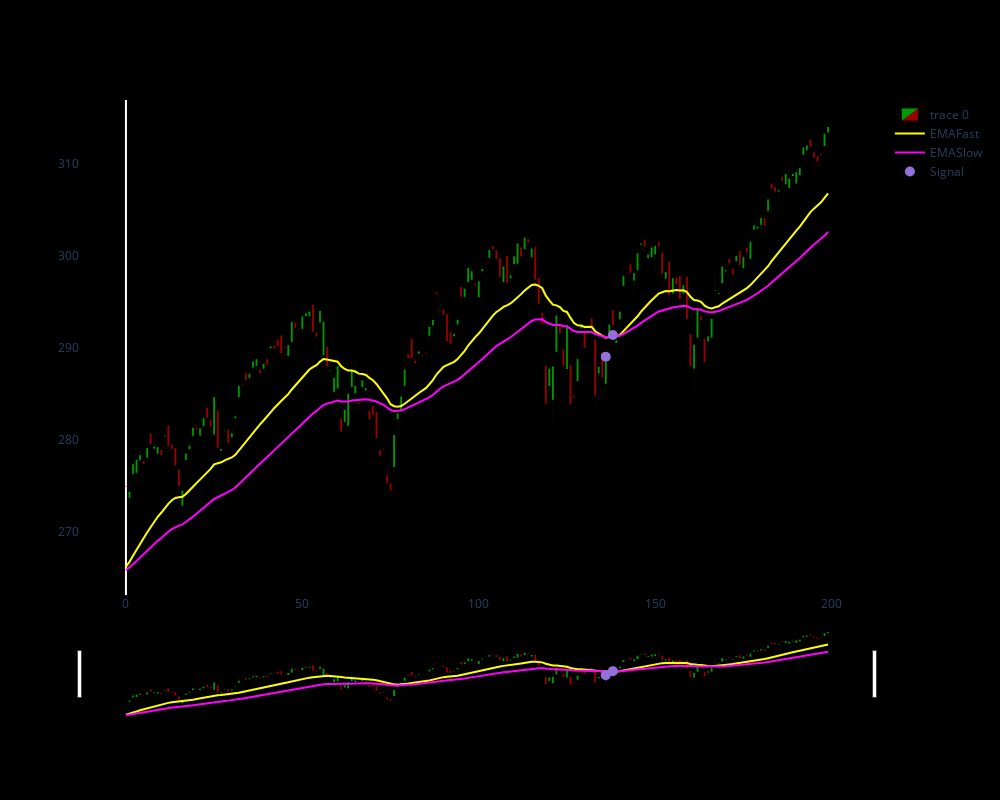

The notebook cell saved with this chart:
### Code cell
import plotly.graph_objects as go
from plotly.subplots import make_subplots
from datetime import datetime

dfpl = df[500:700]
dfpl.reset_index(inplace=True)
fig = go.Figure(data=[go.Candlestick(x=dfpl.index,
                open=dfpl['Open'],
                high=dfpl['High'],
                low=dfpl['Low'],
                close=dfpl['Close'],
                increasing=dict(line=dict(color='rgba(0, 255, 0, 0.6)', width=0.1), # Red with transparency for increasing
                fillcolor='rgba(0, 255, 0, 0.6)'),  # Match fill color with line color
                decreasing=dict(line=dict(color='rgba(255, 0, 0, 0.6)', width=0.1), # Green with transparency for decreasing
                fillcolor='rgba(255, 0, 0, 0.6)')), # Match fill color with line color),
                go.Scatter(x=dfpl.index, y=dfpl.emafast, line=dict(color='yellow', width=2), name="EMAFast"),
                go.Scatter(x=dfpl.index, y=dfpl.emaslow, line=dict(color='magenta', width=2), name="EMASlow")])

fig.add_scatter(x=dfpl.index, y=dfpl['pointposbreak'], mode="markers",
                marker=dict(size=10, color="MediumPurple"),
                name="Signal")

fig.update_layout(
    width=1000,
    height=800,
    sliders=[],
    paper_bgcolor='black',  # Set the background color of the entire figure
    plot_bgcolor='black',   # Set the background color of the plotting area
    xaxis_showgrid=False,   # Remove x-axis gridlines
    yaxis_showgrid=False,   # Remove y-axis gridlines
)

fig.show()

### Figure 1 — Plotly figure (JSON) as saved in the notebook; plotly's stock layout.template omitted (floating-point values rounded to 4 significant figures; data arrays with more than 128 entries replaced by an {"elided": "..."} marker saying what was removed)
{"data": [{"close": {"elided": "200 float values"}, "decreasing": {"fillcolor": "rgba(255, 0, 0, 0.6)", "line": {"color": "rgba(255, 0, 0, 0.6)", "width": 0.1}}, "high": {"elided": "200 float values"}, "increasing": {"fillcolor": "rgba(0, 255, 0, 0.6)", "line": {"color": "rgba(0, 255, 0, 0.6)", "width": 0.1}}, "low": {"elided": "200 float values"}, "open": {"elided": "200 float values"}, "type": "candlestick", "x": {"elided": "200 int values"}}, {"line": {"color": "yellow", "width": 2}, "name": "EMAFast", "type": "scatter", "x": {"elided": "200 int values"}, "y": {"elided": "200 float values"}}, {"line": {"color": "magenta", "width": 2}, "name": "EMASlow", "type": "scatter", "x": {"elided": "200 int values"}, "y": {"elided": "200 float values"}}, {"marker": {"color": "MediumPurple", "size": 10}, "mode": "markers", "name": "Signal", "type": "scatter", "x": {"elided": "200 int values"}, "y": {"elided": "200 float values"}}], "layout": {"height": 800, "paper_bgcolor": "black", "plot_bgcolor": "black", "width": 1000, "xaxis": {"showgrid": false}, "yaxis": {"showgrid": false}}}
